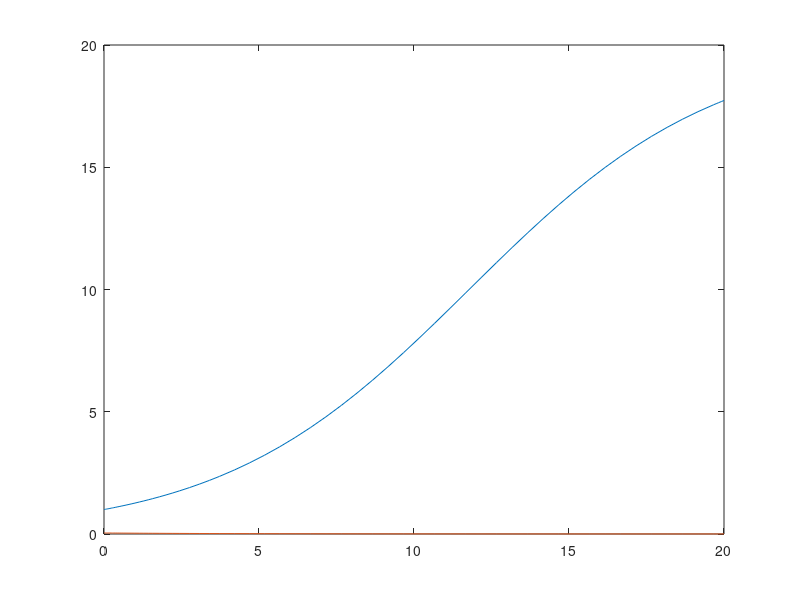

The MATLAB source for this figure:
%problema 10_2, (a)

eca=@(x,y) 1/4*y*(1-1/20*y);
se=@(x) 20/(1+19*exp(-x/4));
[t,w]=ode45(eca,[0,20],1);
plot(t,w,t,se(t));